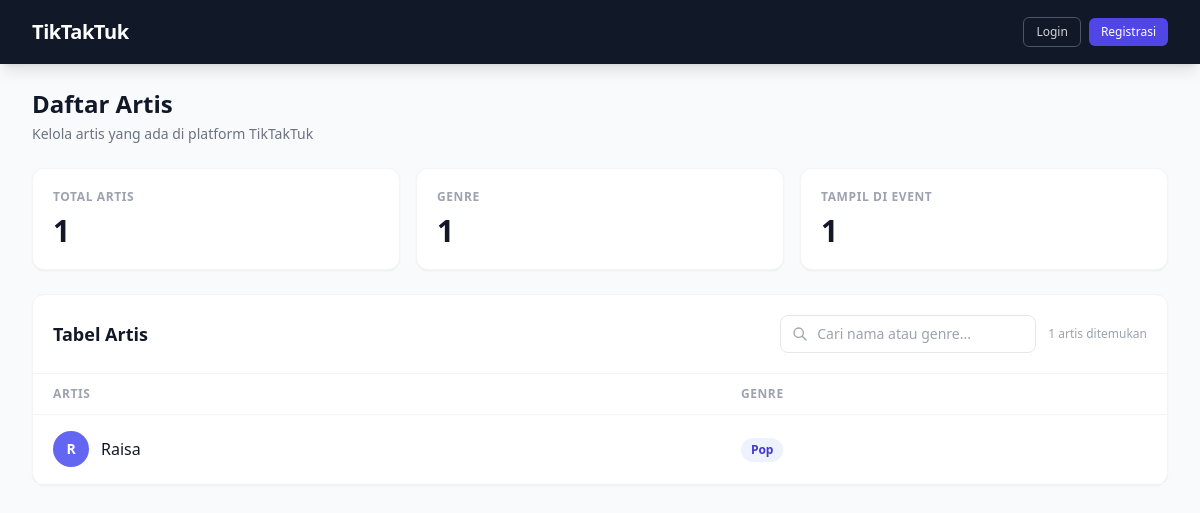
Screenshot of /artist/ with the database file from the repository.
### ticketing/models/artist.py (models this page shows, shortened)
class Artist(models.Model):
    artist_id = models.UUIDField(primary_key=True, default=uuid.uuid4, editable=False)
    name = models.CharField(max_length=100, blank=False, null=False)
    genre = models.CharField(max_length=100, blank=True, default='')
    class Meta:
        ordering = ['name']
        db_table = 'artist'

### ticketing/views.py (the view)
# urls.py: path('artist/', views.show_artists, name='show_artists'),
def show_artists(request):
    artists = Artist.objects.all()
    total_artists = artists.count()
    unique_genres = artists.exclude(genre='').values('genre').distinct().count()
    from .models import Event_Artist
    artists_in_events = Event_Artist.objects.values('artist').distinct().count()
    context = {
        'artists': artists,
        'total_artists': total_artists,
        'unique_genres': unique_genres,
        'artists_in_events': artists_in_events,
        'user_role': getattr(request.user, 'role', None),
        'can_manage': _is_admin(request.user) if request.user.is_authenticated else False,
    }
    return render(request, 'ticketing/show_artists.html', context)

### ticketing/templates/ticketing/show_artists.html (shortened to what this page needs)
{% extends "base.html" %}
{% block content %}
<div class="max-w-7xl mx-auto px-4 sm:px-6 lg:px-8 py-6">
    <div class="flex items-center justify-between mb-6">
        <div>
            <h1 class="text-2xl font-bold text-gray-900">Daftar Artis</h1>
            <p class="text-sm text-gray-500 mt-1">Kelola artis yang ada di platform TikTakTuk</p>
        </div>
    </div>
    <div class="grid grid-cols-1 sm:grid-cols-3 gap-4 mb-6">
        <div class="bg-white rounded-xl border border-gray-100 p-5 shadow-sm">
            <p class="text-xs font-semibold text-gray-400 uppercase tracking-wider">Total Artis</p>
            <p class="text-3xl font-bold text-gray-900 mt-2">{{ total_artists }}</p>
        </div>
        <div class="bg-white rounded-xl border border-gray-100 p-5 shadow-sm">
            <p class="text-xs font-semibold text-gray-400 uppercase tracking-wider">Genre</p>
            <p class="text-3xl font-bold text-gray-900 mt-2">{{ unique_genres }}</p>
        </div>
        <div class="bg-white rounded-xl border border-gray-100 p-5 shadow-sm">
            <p class="text-xs font-semibold text-gray-400 uppercase tracking-wider">Tampil di Event</p>
            <p class="text-3xl font-bold text-gray-900 mt-2">{{ artists_in_events }}</p>
        </div>
    </div>
    <div class="bg-white rounded-xl border border-gray-100 shadow-sm">
        <div class="p-5 border-b border-gray-100">
            <div class="flex items-center justify-between">
                <h2 class="text-lg font-semibold text-gray-900">Tabel Artis</h2>
                <div class="flex items-center space-x-3">
                    <div class="relative">
                        <input type="text" id="searchInput" placeholder="Cari nama atau genre..."
                               class="pl-9 pr-4 py-2 border border-gray-200 rounded-lg text-sm focus:outline-none focus:ring-2 focus:ring-indigo-500 focus:border-transparent w-64">
                        <svg class="w-4 h-4 text-gray-400 absolute left-3 top-1/2 -translate-y-1/2" fill="none" stroke="currentColor" viewBox="0 0 24 24">
                            <path stroke-linecap="round" stroke-linejoin="round" stroke-width="2" d="M21 21l-6-6m2-5a7 7 0 11-14 0 7 7 0 0114 0z"/>
                        </svg>
                    </div>
                    <span id="resultCount" class="text-xs text-gray-400 whitespace-nowrap">{{ total_artists }} artis ditemukan</span>
                </div>
            </div>
        </div>
        <div class="overflow-x-auto">
            <table class="w-full" id="artistTable">
                <thead>
                    <tr class="border-b border-gray-100">
                        <th class="text-left px-5 py-3 text-xs font-semibold text-gray-400 uppercase tracking-wider">Artis</th>
                        <th class="text-left px-5 py-3 text-xs font-semibold text-gray-400 uppercase tracking-wider">Genre</th>
                    </tr>
                </thead>
                <tbody>
                    {% for artist in artists %}
                        <tr class="border-b border-gray-50 hover:bg-gray-50 transition artist-row">
                            <td class="px-5 py-4">
                                <div class="flex items-center space-x-3">
                                    {% with artist.name|first as initial %}
                                    <div class="w-9 h-9 rounded-full flex items-center justify-center text-white text-sm font-bold
                                        {% cycle 'bg-indigo-500' 'bg-emerald-500' 'bg-amber-500' 'bg-rose-500' 'bg-sky-500' 'bg-purple-500' 'bg-pink-500' 'bg-teal-500' %}">
                                        {{ initial|upper }}
                                    </div>
                                    {% endwith %}
                                    <span class="font-medium text-gray-900 artist-name">{{ artist.name }}</span>
                                </div>
                            </td>
                            <td class="px-5 py-4">
                                {% if artist.genre %}
                                    <span class="inline-flex items-center px-2.5 py-1 rounded-full text-xs font-semibold bg-indigo-50 text-indigo-700 artist-genre">{{ artist.genre }}</span>
                                {% else %}
                                    <span class="text-gray-400 text-sm artist-genre">—</span>
                                {% endif %}
                            </td>
                        </tr>
                    {% endfor %}
                </tbody>
            </table>
        </div>
    </div>
</div>
{% endblock %}

### rows the page displays
Artist: initial "R", name "Raisa", genre "Pop"

### other values shown
{{ total_artists }} "1"
{{ unique_genres }} "1"
{{ artists_in_events }} "1"
